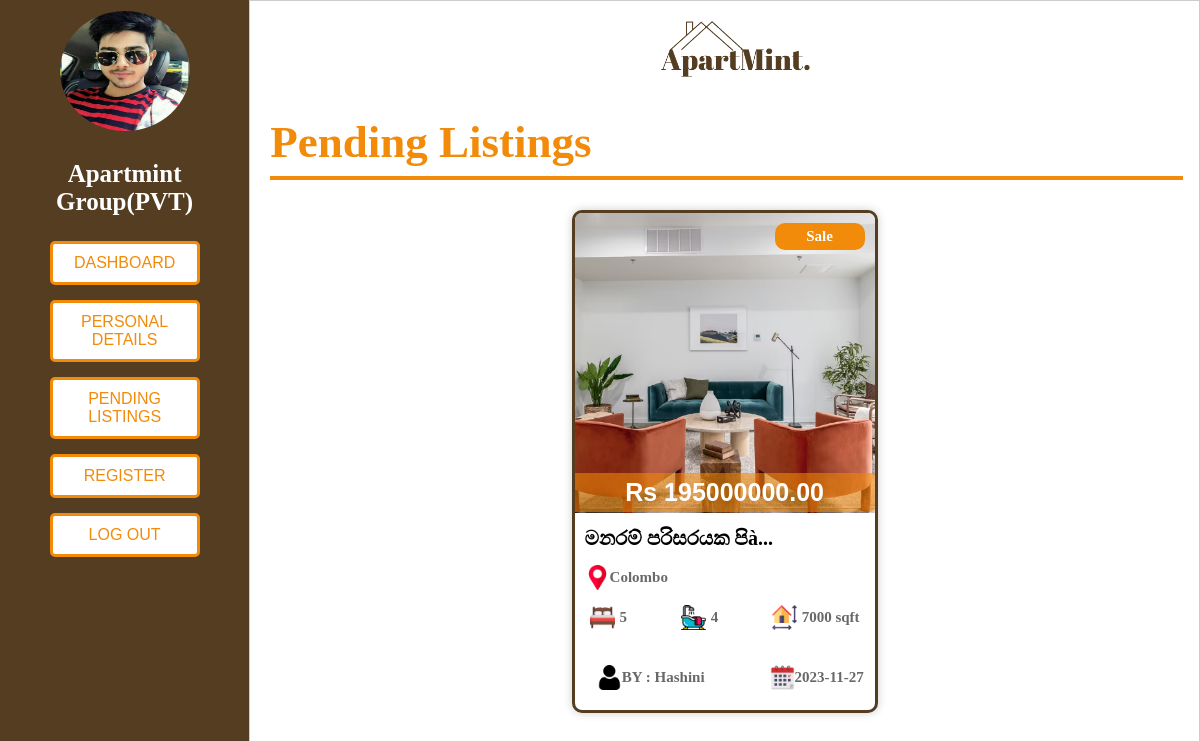
Page /admin/view_pendingListings.php (signed in) on the committed database.
### tables this page shows
CREATE TABLE `listing_details` (
  `id` int(50) NOT NULL,
  `user_id` int(100) NOT NULL,
  `listing_type` varchar(30) NOT NULL,
  `title` varchar(250) NOT NULL,
  `property_type` varchar(30) NOT NULL,
  `address` varchar(300) NOT NULL,
  `city` varchar(100) NOT NULL,
  `total_units` int(11) NOT NULL,
  `bedrooms` int(20) NOT NULL,
  `bathrooms` int(20) NOT NULL,
  `price` decimal(10,0) NOT NULL,
  `size` int(20) NOT NULL,
  `features` text NOT NULL,
  `kitchen` text NOT NULL,
  `outdoor_spaces` text NOT NULL,
  `living_spaces` text NOT NULL,
  `utilities` text NOT NULL,
  `li_image` varchar(1800) NOT NULL,
  `description` text NOT NULL,
  `f_name` varchar(50) NOT NULL,
  `l_name` varchar(50) NOT NULL,
  `email` varchar(80) NOT NULL,
  `p_no` varchar(50) NOT NULL,
  `date` datetime NOT NULL DEFAULT current_timestamp(),
  `approval_status` varchar(255) NOT NULL DEFAULT 'Pending'
);

### admin/view_pendingListings.php (the view, shortened to what this page needs)
<?php
include('../process_php/db_connection.php');
$admin_id = $_SESSION["admin_id"];
$sql = "SELECT * FROM admins WHERE admin_id = $admin_id";
$result = $conn->query($sql);
if ($result->num_rows > 0) {
    $adminName = $_SESSION["admin_name"];
    $truncatedName = (strlen($adminName) > 21) ? substr($adminName, 0, 21) . '...' : $adminName;
} else {
    echo "admin not found";
}
?>
<!DOCTYPE html>
<html lang="en">
<head>
    <link rel="stylesheet" type="text/css" href="../style/style_myAccount.css">
    <link rel="stylesheet" type="text/css" href="../style/style_all_listings.css">
</head>
<body>
    <div class="container">
        <div class="left-section">
            <img class="profile-photo" src="process_php/uploads/profile_photos/<?php echo $_SESSION["admin_profile_photo"]; ?>" alt="Profile Photo">
            <p class="full-name"><?php echo $truncatedName; ?></p>
                <ul>
                <a href="admin_dashboard.php"><li><button class="button">Dashboard</button></li></a>
                <a href="admin_myAccount.php"><li><button class="button">Personal Details</button></li></a>
                <a href="view_pendingListings.php"><li><button class="button">Pending Listings</button></li></a>
                <a href="admin_register.php"><li><button class="button">Register</button></li></a>
                <a href="process_php/process_logout.php"><li><button class="button">Log Out</button></li></a>
            </ul>
        </div>
        <div style="padding:20px;" class="right-section">
        <a class="logo1" href="admin_dashboard.php"><img src="../images/logo.png" alt="Logo"></a>
            <h1 class="main-title">Pending Listings</h1>
            <hr style="width: 100%; border: 2px #F28A0A solid">
            <div class="all-listing-container">
                <?php
                include('process_php/db_connection.php');
                $sql = "SELECT * FROM listing_details WHERE approval_status = 'Pending' ORDER BY date DESC";
                $result = $conn->query($sql);
                if ($result->num_rows > 0) {
                    echo '<div class="listing-container">';
                    while($row = $result->fetch_assoc()) {
                        echo '<a href="admin_listing_view.php?id=' . $row['id'] . '" class="property-link">';
                        $imagePaths = explode(',', $row['li_image']);
                        $firstImagePath = isset($imagePaths[0]) ? $imagePaths[0] : '';
                        echo'<div class="listing">';
                            echo '<div class="listing-photo">';
                                if (!empty($firstImagePath)) {
                                    echo '<div><img src="../process_php/' . $firstImagePath . '" alt="Listing Photo"></div>';
                                } else {
                                    echo '<div class="listing-photo">No Image Available</div>';
                                }
                                echo '<div class="listing-price">Rs ' . $row['price'] . '.00</div>';
                                echo '<div class="listing-type">' . $row['listing_type'] . '</div>';
                            echo '</div>';
                            echo '<div class="listing-info">';
                                $shortenedTitle = (strlen($row['title']) > 45) ? substr($row['title'], 0, 45) . '...' : $row['title'];
                                echo '<div class="listing-title">' . $shortenedTitle . '</div>';
                                echo '<div class="listing-address"><img src="../images/placeholder.png" alt="Bed">' . $row['city'] . '</div>';
                                echo '<div class="listing-icons">';
                                echo '<div class="icon-bed"><img src="../images/bed.png" alt="Bed">' . $row['bedrooms'] . '</div>';
                                echo '<div class="icon-bath"><img src="../images/bath.png" alt="Bath">' . $row['bathrooms'] . '</div>';
                                echo '<div class="icon-size"><img src="../images/size.png" alt="Size">' . $row['size'] . ' sqft</div>';
                                echo '</div>';
                                echo '<div class="listing-publish">';
                                    echo '<div class="listing-date"><img src="../images/calendar.png" alt="Date">' . date('Y-m-d', strtotime($row['date'])) . '</div>';
                                    echo '<div class="publisher-icon"><img src="../images/user.png" alt="Publisher">BY : ' . $row['f_name'] . '</div>';
                                echo '</div>';
                            echo '</div>';
                        echo '</div>';
                        echo '</a>';
                    }
                    echo '</div>';
                }
                else {
                    echo "<h3 style='color:red;'>No properties available</h3>";
                }
                ?>
            </div>
        </div>
    </div>
</body>
</html>

### style/style_myAccount.css (style rules this page uses)
body { font-family: Josefin sans-serif; margin: 0; padding: 0; background-color: #fff; }
.container { display: flex; }
.logo1 img { max-width: 150px; max-height: auto; margin-left: 43%; margin-right: 43%; margin-bottom: 5px; }
.main-title { color: rgba(242, 138, 10); font-size: 45px; font-weight: bold; margin-bottom: 0; padding: 0; }
.left-section { min-height:700px; flex: 2.5; border: 1px solid #543d21; background: #543d21; padding: 10px; text-align: center; width: 30%; font-style: Bold; color: white; }
.button { width: 150px; background-color: #fff; color: rgba(242, 138, 10); border: 3px solid rgba(242, 138, 10); padding: 10px 20px; margin-bottom: 15px; border-radius: 5px; cursor: pointer; font-size: 16px; text-transform: uppercase; transition: background-color 0.3s ease; text-align: center; }
.profile-photo { height: 120px; width: 130px; border-radius: 50%; }
.full-name { font-size: 25px; font-weight: bold; }
ul { list-style: none; padding: 0; }
.right-section { flex: 10; border: 1px solid #ccc; padding: 2% 7%; width: 70%; }

### style/style_all_listings.css (style rules this page uses)
body { margin: 0; padding: 0; font-family: Josefin sans-serif; }
.listing-container { display: flex; flex-wrap: wrap; justify-content: space-around; margin: 20px; }
a { text-decoration: none; color: black; }
.listing { margin: 10px; width: 300px; height: auto; border: 3px solid rgba(84, 61, 33, 1); font-size: 15px; font-weight: bold; background-color: white; cursor: pointer; transition: 0.3s; border-radius: 10px; box-shadow: 0 0 10px rgba(0, 0, 0, 0.2); -webkit-border-radius: 10px; -moz-border-radius: 10px; -ms-border-radius: 10px; -o-border-radius: 10px; }
.listing-photo { position: relative; }
.listing-photo img { width: 100%; height: 300px; border-top-left-radius: 7px; border-top-right-radius: 7px; border-bottom-left-radius: 0; border-bottom-right-radius: 0; object-fit: cover; }
.listing-price { position: absolute; width: 280px; top: 260px; font-size: 25px; font-family:Arial, Helvetica, sans-serif; text-align: center; color: white; background-color:rgba(242, 138, 10, 0.575); padding: 5px 10px; border-bottom-right-radius: 5px; font-weight: bold; }
.listing-type { margin-top: 10px; position: absolute; width: 70px; top: 0px; left: 200px; text-align: center; font-family: Georgia, 'Times New Roman', Times, serif; background-color: rgba(242, 138, 10, 1); color: white; padding: 5px 10px; border-radius: 10px; }
.listing-info { margin: 10px; }
.listing-title { margin-top: 10px; margin-bottom: 10px; font-size: 20px; font-weight: bold; font-family: Georgia, 'Times New Roman', Times, serif; }
.listing-address { margin-top: 15px; margin-bottom: 10px; display: flex; align-items: center; color: dimgray; position: relative; }
.listing-address img { max-width: 25px; max-height: 25px; }
.listing-icons { display: flex; justify-content: space-between; margin-top: 15px; margin-left: 5px; margin-right: 5px; color: dimgray; }
.listing-icons img { max-width: 25px; max-height: 25px; margin-right: 5px; }
.listing-icons .icon-bed, .listing-icons .icon-bath, .listing-icons .icon-size { display: flex; align-items: center; }
.listing-publish { margin-top: 15px; display: flex; justify-content: space-between; color: dimgray; }
.listing-publish img { max-width: 25px; max-height: 25px; margin-left: 5px; }
.listing-date { position: relative; left: 180px; margin-top: 20px; margin-bottom: 10px; display: flex; align-items: center; }
.publisher-icon { position: relative; right: 160px; margin-top: 20px; margin-bottom: 10px; display: flex; align-items: center; }

### rows in the picture
listing_details: price "195000000", listing_type "Sale", title "මනරම් පරිසරයක පිà...", city "Colombo", bedrooms "5", bathrooms "4", size "7000", date "2023-11-27", f_name "Hashini"

### other values in the picture
$truncatedName "Apartmint Group(PVT)"
